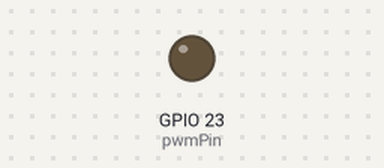
Bench run of a sketch on a simulated ESP32. On the bench: output pins drawn as LEDs (lit = HIGH).

Above: at 0.05 s.
At 1.2 s:
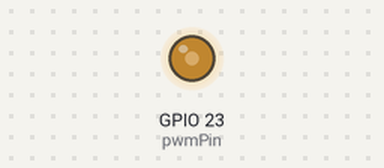
At 2.35 s:
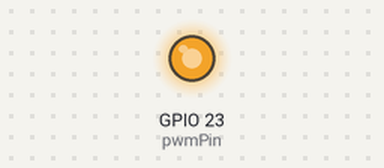
At 4.7 s:
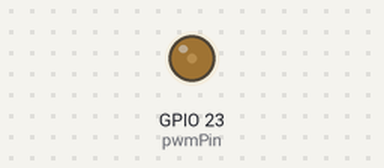
Timing chart, 0 to 6.8 s (numbered marks = the images above):
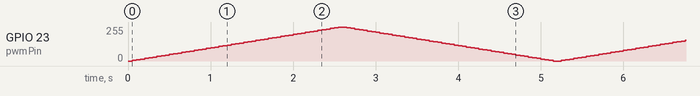

The sketch:

Inductors.ino
```cpp
const int pwmPin = 23;
const int pwmChannel = 0;
const int pwmFreq = 20000;
const int pwmResolution = 8;

void setup() {
  ledcSetup(pwmChannel, pwmFreq, pwmResolution);
  ledcAttachPin(pwmPin, pwmChannel);
  Serial.begin(115200);
}

void loop() {
  for (int duty = 0; duty <= 255; duty += 5) {
    ledcWrite(pwmChannel, duty);
    delay(50);
  }
  for (int duty = 255; duty >= 0; duty -= 5) {
    ledcWrite(pwmChannel, duty);
    delay(50);
  }
}
```
